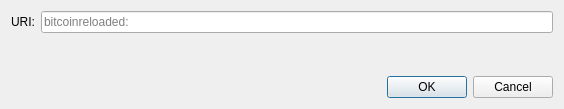
<?xml version="1.0" encoding="UTF-8"?>
<ui version="4.0">
 <class>OpenURIDialog</class>
 <widget class="QDialog" name="OpenURIDialog">
  <property name="geometry">
   <rect>
    <x>0</x>
    <y>0</y>
    <width>564</width>
    <height>109</height>
   </rect>
  </property>
  <property name="windowTitle">
   <string>Open bitcoinreloaded URI</string>
  </property>
  <layout class="QVBoxLayout" name="verticalLayout">
   <item>
    <layout class="QHBoxLayout" name="horizontalLayout">
     <item>
      <widget class="QLabel" name="label">
       <property name="text">
        <string>URI:</string>
       </property>
      </widget>
     </item>
     <item>
      <widget class="QValidatedLineEdit" name="uriEdit">
       <property name="placeholderText">
        <string notr="true">bitcoinreloaded:</string>
       </property>
      </widget>
     </item>
    </layout>
   </item>
   <item>
    <spacer name="verticalSpacer">
     <property name="orientation">
      <enum>Qt::Vertical</enum>
     </property>
     <property name="sizeHint" stdset="0">
      <size>
       <width>20</width>
       <height>40</height>
      </size>
     </property>
    </spacer>
   </item>
   <item>
    <widget class="QDialogButtonBox" name="buttonBox">
     <property name="orientation">
      <enum>Qt::Horizontal</enum>
     </property>
     <property name="standardButtons">
      <set>QDialogButtonBox::Cancel|QDialogButtonBox::Ok</set>
     </property>
    </widget>
   </item>
  </layout>
 </widget>
 <customwidgets>
  <customwidget>
   <class>QValidatedLineEdit</class>
   <extends>QLineEdit</extends>
   <header>qt/qvalidatedlineedit.h</header>
  </customwidget>
 </customwidgets>
 <resources/>
 <connections>
  <connection>
   <sender>buttonBox</sender>
   <signal>accepted()</signal>
   <receiver>OpenURIDialog</receiver>
   <slot>accept()</slot>
   <hints>
    <hint type="sourcelabel">
     <x>248</x>
     <y>254</y>
    </hint>
    <hint type="destinationlabel">
     <x>157</x>
     <y>274</y>
    </hint>
   </hints>
  </connection>
  <connection>
   <sender>buttonBox</sender>
   <signal>rejected()</signal>
   <receiver>OpenURIDialog</receiver>
   <slot>reject()</slot>
   <hints>
    <hint type="sourcelabel">
     <x>316</x>
     <y>260</y>
    </hint>
    <hint type="destinationlabel">
     <x>286</x>
     <y>274</y>
    </hint>
   </hints>
  </connection>
 </connections>
</ui>
